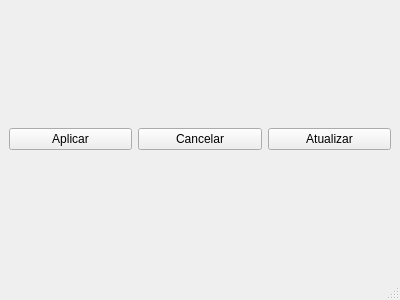
<?xml version="1.0" encoding="UTF-8"?>
<ui version="4.0">
 <class>VersionManager</class>
 <widget class="QMainWindow" name="VersionManager">
  <property name="geometry">
   <rect>
    <x>0</x>
    <y>0</y>
    <width>400</width>
    <height>300</height>
   </rect>
  </property>
  <widget class="QWidget" name="centralwidget">
   <layout class="QVBoxLayout" name="mainLayout">
    <item>
     <layout class="QVBoxLayout" name="verticalLayout">
      <!-- Os radio buttons serão adicionados aqui dinamicamente -->
     </layout>
    </item>
    <item>
     <layout class="QHBoxLayout" name="buttonLayout">
      <item>
       <widget class="QPushButton" name="btnApply">
        <property name="text">
         <string>Aplicar</string>
        </property>
       </widget>
      </item>
      <item>
       <widget class="QPushButton" name="btnCancel">
        <property name="text">
         <string>Cancelar</string>
        </property>
       </widget>
      </item>
      <item>
       <widget class="QPushButton" name="btnUpdate">
        <property name="text">
         <string>Atualizar</string>
        </property>
       </widget>
      </item>
     </layout>
    </item>
   </layout>
  </widget>
  <widget class="QMenuBar" name="menubar"/>
  <widget class="QStatusBar" name="statusbar"/>
 </widget>
 <resources/>
 <connections/>
</ui>
